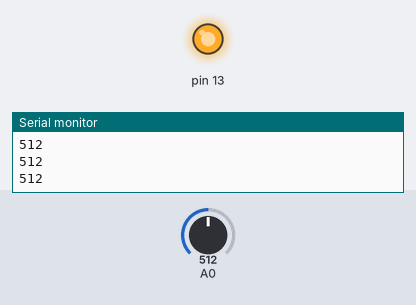
Bench run of a sketch on a simulated Arduino Uno, built with avr-gcc and run on an emulated ATmega328P. Parts: output pins drawn as LEDs (lit = HIGH), the last lines printed to the serial monitor. The test bench sets the inputs (shaded band); at power-on: A0 = 512.

Above: at 1.2 s.
1.3 s: A0 set to 55
2.8 s: A0 set to 46
At 3.5 s:
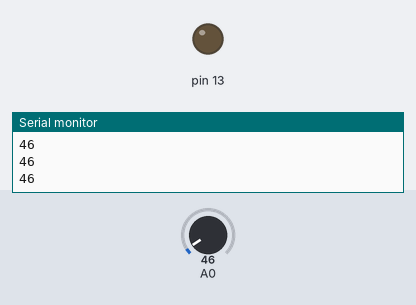
4.3 s: A0 set to 122
At 4.6 s:
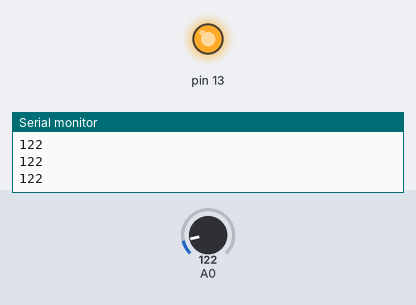
5.8 s: A0 set to 40
At 6.9 s:
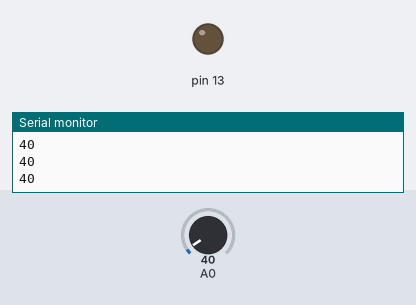
Timing chart, 0 to 8.3 s (numbered marks = the images above; inputs shaded):
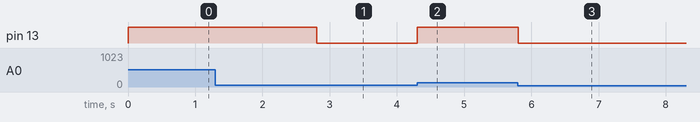

The sketch:

ygol.ino
```cpp
int sens = 0;
void setup() {
  pinMode(13, OUTPUT);
  pinMode(A0, INPUT);
  Serial.begin(9600);
}
void loop() {
  sens = analogRead(A0);
  Serial.println(sens);
  if (sens > 50)digitalWrite(13, HIGH);
  if (sens < 50)digitalWrite(13, LOW);
}
```

Measured:
- the behaviour switches between 50 and 49 on A0 (found by bisection; images 0 and 1)
- after the input at 2.8 s, pin 13: HIGH → LOW at once
- after the input at 4.3 s, pin 13: LOW → HIGH at once
- after the input at 5.8 s, pin 13: HIGH → LOW at once
